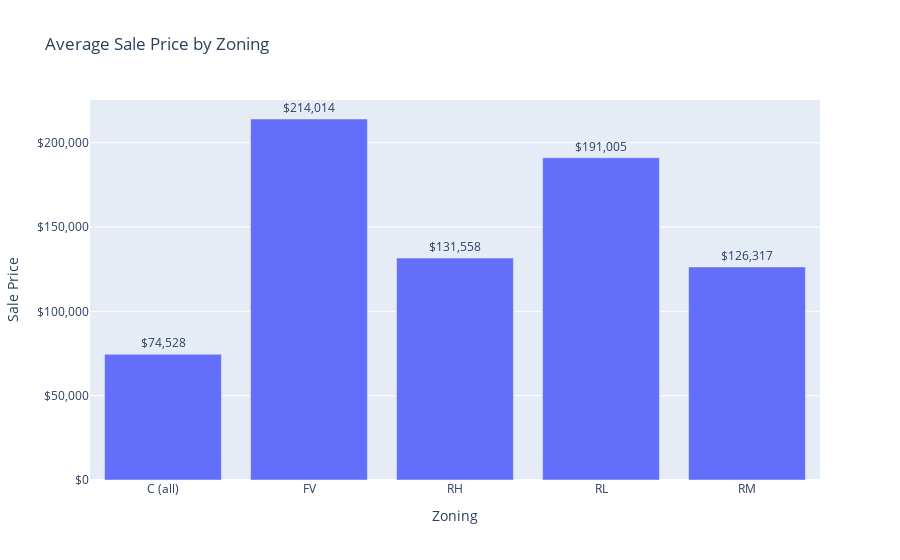

Here is the notebook cell this chart was saved with:
### Code cell
# 2. Zoning impact on sale price
zoning_prices = df.groupby('MSZoning')['SalePrice'].mean()
fig3 = px.bar(x=zoning_prices.index, y=zoning_prices.values, title='Average Sale Price by Zoning', text=zoning_prices.values)

fig3.update_traces(texttemplate='$%{text:,.0f}', textposition='outside')
fig3.update_yaxes(title='Sale Price', tickprefix='$', tickformat=',')
fig3.update_xaxes(title='Zoning')
fig3.update_layout(uniformtext_minsize=8, uniformtext_mode='hide')

fig3.show()

### Figure 1 — Plotly figure (JSON) as saved in the notebook; plotly's stock layout.template omitted (floating-point values rounded to 4 significant figures)
{"data": [{"alignmentgroup": "True", "hovertemplate": "x=%{x}<br>y=%{y}<br>text=%{text}<extra></extra>", "legendgroup": "", "marker": {"color": "#636efa", "pattern": {"shape": ""}}, "name": "", "offsetgroup": "", "orientation": "v", "showlegend": false, "text": [74528, 214000.0, 131600.0, 191000.0, 126300.0], "textposition": "outside", "texttemplate": "$%{text:,.0f}", "type": "bar", "x": ["C (all)", "FV", "RH", "RL", "RM"], "xaxis": "x", "y": [74528, 214000.0, 131600.0, 191000.0, 126300.0], "yaxis": "y"}], "layout": {"barmode": "relative", "legend": {"tracegroupgap": 0}, "title": {"text": "Average Sale Price by Zoning"}, "uniformtext": {"minsize": 8, "mode": "hide"}, "xaxis": {"anchor": "y", "domain": [0, 1], "title": {"text": "Zoning"}}, "yaxis": {"anchor": "x", "domain": [0, 1], "tickformat": ",", "tickprefix": "$", "title": {"text": "Sale Price"}}}}
